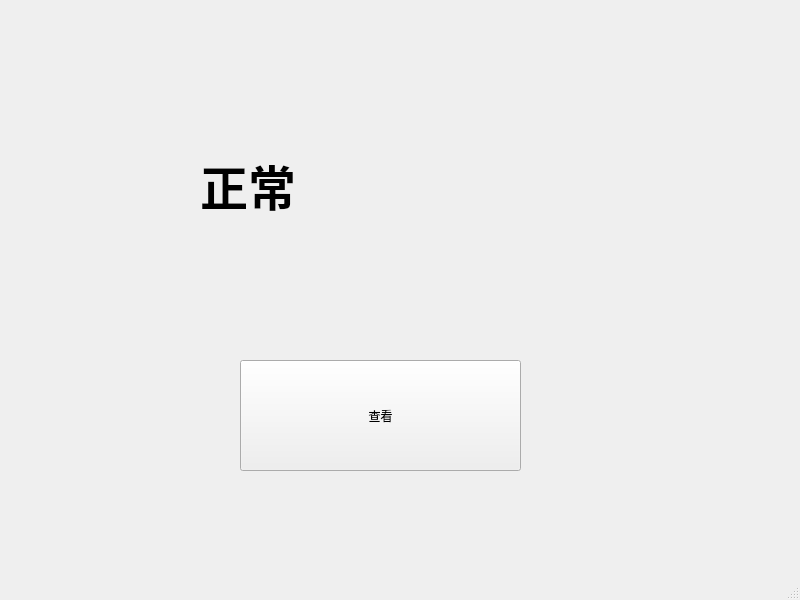
<?xml version="1.0" encoding="UTF-8"?>
<ui version="4.0">
 <class>MainWindow</class>
 <widget class="QMainWindow" name="MainWindow">
  <property name="geometry">
   <rect>
    <x>0</x>
    <y>0</y>
    <width>800</width>
    <height>600</height>
   </rect>
  </property>
  <property name="windowTitle">
   <string>MainWindow</string>
  </property>
  <widget class="QWidget" name="centralwidget">
   <widget class="QPushButton" name="pushButton">
    <property name="geometry">
     <rect>
      <x>240</x>
      <y>360</y>
      <width>281</width>
      <height>111</height>
     </rect>
    </property>
    <property name="text">
     <string>查看</string>
    </property>
   </widget>
   <widget class="QLabel" name="label">
    <property name="geometry">
     <rect>
      <x>200</x>
      <y>110</y>
      <width>281</width>
      <height>151</height>
     </rect>
    </property>
    <property name="text">
     <string>&lt;html&gt;&lt;head/&gt;&lt;body&gt;&lt;p&gt;&lt;span style=&quot; font-size:36pt; font-weight:600;&quot;&gt;正常&lt;/span&gt;&lt;/p&gt;&lt;/body&gt;&lt;/html&gt;</string>
    </property>
   </widget>
  </widget>
  <widget class="QMenuBar" name="menubar">
   <property name="geometry">
    <rect>
     <x>0</x>
     <y>0</y>
     <width>800</width>
     <height>22</height>
    </rect>
   </property>
  </widget>
  <widget class="QStatusBar" name="statusbar"/>
 </widget>
 <resources/>
 <connections/>
</ui>
